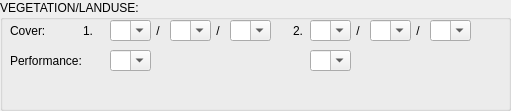
   <widget class="QGroupBox" name="groupBox_9">
    <property name="geometry">
     <rect>
      <x>410</x>
      <y>280</y>
      <width>511</width>
      <height>111</height>
     </rect>
    </property>
    <property name="title">
     <string>VEGETATION/LANDUSE:</string>
    </property>
    <widget class="QLabel" name="label_31">
     <property name="geometry">
      <rect>
       <x>10</x>
       <y>20</y>
       <width>41</width>
       <height>21</height>
      </rect>
     </property>
     <property name="text">
      <string>Cover:</string>
     </property>
    </widget>
    <widget class="QLabel" name="label_32">
     <property name="geometry">
      <rect>
       <x>10</x>
       <y>50</y>
       <width>71</width>
       <height>21</height>
      </rect>
     </property>
     <property name="text">
      <string>Performance:</string>
     </property>
    </widget>
    <widget class="QComboBox" name="Land_Cover_Main_1_CB">
     <property name="geometry">
      <rect>
       <x>110</x>
       <y>20</y>
       <width>41</width>
       <height>21</height>
      </rect>
     </property>
     <property name="editable">
      <bool>true</bool>
     </property>
    </widget>
    <widget class="QComboBox" name="Land_Cover_Climate_1_CB">
     <property name="geometry">
      <rect>
       <x>170</x>
       <y>20</y>
       <width>41</width>
       <height>21</height>
      </rect>
     </property>
     <property name="editable">
      <bool>true</bool>
     </property>
    </widget>
    <widget class="QComboBox" name="Land_Cover_Vegetation_1_CB">
     <property name="geometry">
      <rect>
       <x>230</x>
       <y>20</y>
       <width>41</width>
       <height>21</height>
      </rect>
     </property>
     <property name="editable">
      <bool>true</bool>
     </property>
    </widget>
    <widget class="QLabel" name="label_33">
     <property name="geometry">
      <rect>
       <x>150</x>
       <y>20</y>
       <width>16</width>
       <height>21</height>
      </rect>
     </property>
     <property name="text">
      <string>/</string>
     </property>
     <property name="alignment">
      <set>Qt::AlignCenter</set>
     </property>
    </widget>
    <widget class="QLabel" name="label_34">
     <property name="geometry">
      <rect>
       <x>210</x>
       <y>20</y>
       <width>16</width>
       <height>21</height>
      </rect>
     </property>
     <property name="text">
      <string>/</string>
     </property>
     <property name="alignment">
      <set>Qt::AlignCenter</set>
     </property>
    </widget>
    <widget class="QComboBox" name="Land_Cover_Performance_1_CB">
     <property name="geometry">
      <rect>
       <x>110</x>
       <y>50</y>
       <width>41</width>
       <height>21</height>
      </rect>
     </property>
     <property name="editable">
      <bool>true</bool>
     </property>
    </widget>
    <widget class="QComboBox" name="Land_Cover_Climate_2_CB">
     <property name="geometry">
      <rect>
       <x>370</x>
       <y>20</y>
       <width>41</width>
       <height>21</height>
      </rect>
     </property>
     <property name="editable">
      <bool>true</bool>
     </property>
    </widget>
    <widget class="QComboBox" name="Land_Cover_Performance_2_CB">
     <property name="geometry">
      <rect>
       <x>310</x>
       <y>50</y>
       <width>41</width>
       <height>21</height>
      </rect>
     </property>
     <property name="editable">
      <bool>true</bool>
     </property>
    </widget>
    <widget class="QComboBox" name="Land_Cover_Vegetation_2_CB">
     <property name="geometry">
      <rect>
       <x>430</x>
       <y>20</y>
       <width>41</width>
       <height>21</height>
      </rect>
     </property>
     <property name="editable">
      <bool>true</bool>
     </property>
    </widget>
    <widget class="QLabel" name="label_35">
     <property name="geometry">
      <rect>
       <x>410</x>
       <y>20</y>
       <width>16</width>
       <height>21</height>
      </rect>
     </property>
     <property name="text">
      <string>/</string>
     </property>
     <property name="alignment">
      <set>Qt::AlignCenter</set>
     </property>
    </widget>
    <widget class="QLabel" name="label_36">
     <property name="geometry">
      <rect>
       <x>350</x>
       <y>20</y>
       <width>16</width>
       <height>21</height>
      </rect>
     </property>
     <property name="text">
      <string>/</string>
     </property>
     <property name="alignment">
      <set>Qt::AlignCenter</set>
     </property>
    </widget>
    <widget class="QComboBox" name="Land_Cover_Main_2_CB">
     <property name="geometry">
      <rect>
       <x>310</x>
       <y>20</y>
       <width>41</width>
       <height>21</height>
      </rect>
     </property>
     <property name="editable">
      <bool>true</bool>
     </property>
    </widget>
    <widget class="QLabel" name="label_37">
     <property name="geometry">
      <rect>
       <x>80</x>
       <y>20</y>
       <width>16</width>
       <height>21</height>
      </rect>
     </property>
     <property name="text">
      <string>1.</string>
     </property>
     <property name="alignment">
      <set>Qt::AlignCenter</set>
     </property>
    </widget>
    <widget class="QLabel" name="label_38">
     <property name="geometry">
      <rect>
       <x>290</x>
       <y>20</y>
       <width>16</width>
       <height>21</height>
      </rect>
     </property>
     <property name="text">
      <string>2.</string>
     </property>
     <property name="alignment">
      <set>Qt::AlignCenter</set>
     </property>
    </widget>
   </widget>
